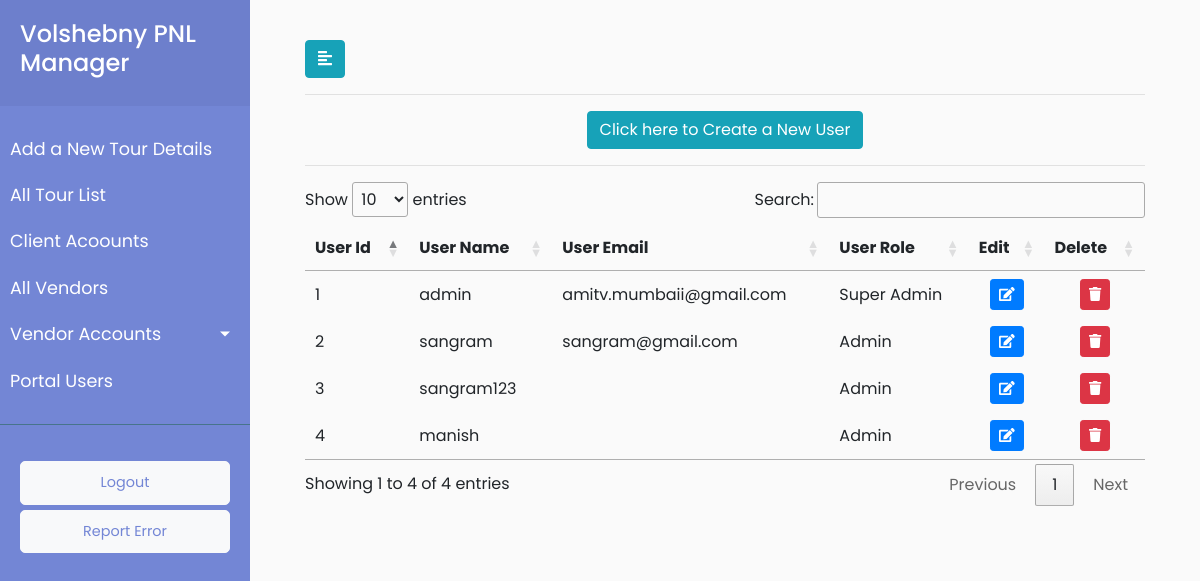
Screenshot of /users/ (signed in) with the database file from the repository.
### payment/models.py (models this page shows)
class CustomUser(AbstractUser):
    SUPER_ADMIN = 1
    ADMIN = 2
    ROLE_CHOICES = (
      (ADMIN,'admin'),
      (SUPER_ADMIN,'super_admin')
    )
    OFFICE_LOCATION_CHOICES = (
      ('MUMBAI','MUMBAI'),
      ('DELHI','DELHI'),
      ('RUSSIA','RUSSIA'),
    )
    user_role = models.PositiveSmallIntegerField(choices=ROLE_CHOICES,default=ADMIN,blank=True)
    office_location = models.CharField( max_length=920, choices=OFFICE_LOCATION_CHOICES, default = 'MUMBAI')
    user_short_name = models.CharField( max_length=920 )

### payment/views.py (the view)
# urls.py: path('users/', views.user_list, name='userlist'),
@login_required(login_url='/user_login')
def user_list(request):
    users = CustomUser.objects.all()
    data = { 'users' : users }
    return render(request,'payment/userlist.html',data)

### payment/templates/payment/userlist.html (shortened to what this page needs)
{% extends 'payment/base.html' %}
{% load static %}
{% block stylesheets %}
<link rel="stylesheet" href="//cdn.datatables.net/1.10.19/css/jquery.dataTables.min.css">
{% endblock %}
{% block content %}
<div id="content">
    <div class="container-fluid">
        <button type="button" id="sidebarCollapse" class="btn btn-info">
            <i class="fas fa-align-left"></i>
        </button>
        <hr>
        <center><button class="create-client-list btn btn-info" type="button" name="button">Click here to Create a New User</button></center>
        <hr>
        <div>
            <table id="TestTable">
                <thead>
                    <tr>
                        <th>User Id</th>
                        <th>User Name</th>
                        <th>User Email</th>
                        <th>User Role</th>
                        <th>Edit</th>
                        <th>Delete</th>
                    </tr>
                </thead>
                <tbody>
                    {% for user in users %}
                    <tr>
                        <td class="text">{{ user.pk }}</td>
                        <td class="text">{{ user.username }}</td>
                        <td class="text">{{ user.email }}</td>
                        <td class="text">
                            {% if user.user_role == 1 %}
                            Super Admin
                            {% else %}
                            Admin
                            {% endif %}
                        </td>
                        <td>
                            <center>
                                <button type="button" class="update-users-list btn btn-sm btn-primary" data-id="{% url 'payment:userupdate' user.pk %}">
                                    <span class="fa fa-edit"></span>
                                </button>
                            </center>
                        </td>
                        <td>
                            <center>
                                <button type="button" class="delete-users-list btn btn-sm btn-danger" data-id="{% url 'payment:userdelete' user.pk %}">
                                    <span class="fa fa-trash"></span>
                                </button>
                            </center>
                        </td>
                    </tr>
                    {% endfor %}
                </tbody>
            </table>
        </div>
    </div>
</div>
{% endblock %}

### payment/static/payment/style.css (style rules this page uses)
body { font-family: 'Poppins', sans-serif; background: #fafafa; }
#content { width: calc(100% - 250px); padding: 40px; min-height: 100vh; transition: all 0.3s; position: absolute; top: 0; right: 0; }

### rows the page displays
CustomUser: pk "1", username "admin", email "amitv.mumbaii@gmail.com", user_role "Super Admin"
CustomUser: pk "2", username "sangram", email "sangram@gmail.com", user_role "Admin"
CustomUser: pk "3", username "sangram123", user_role "Admin"
CustomUser: pk "4", username "manish", user_role "Admin"
